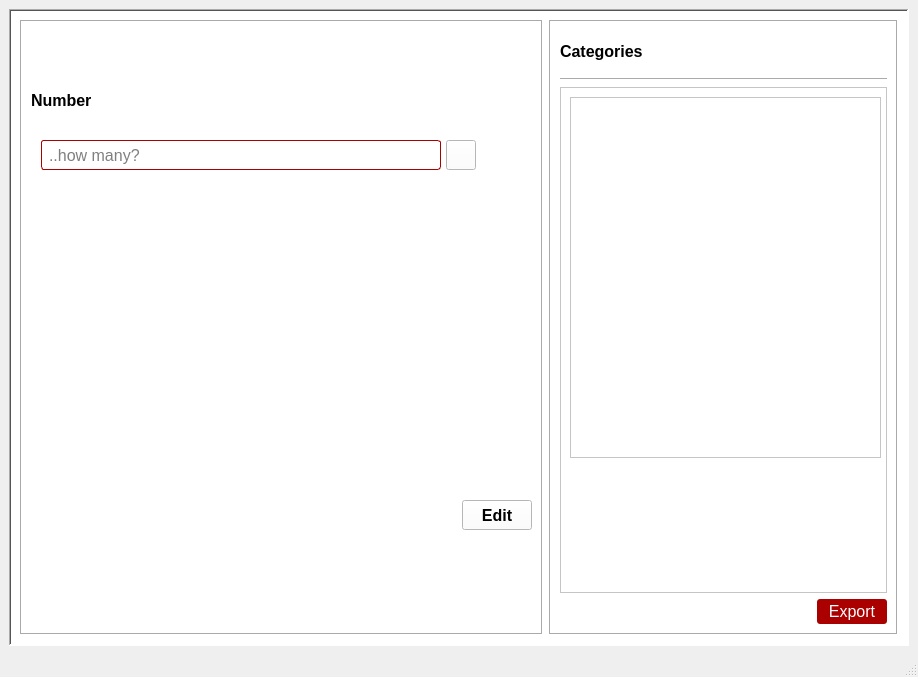
<?xml version="1.0" encoding="UTF-8"?>
<ui version="4.0">
 <class>MainWindow</class>
 <widget class="QMainWindow" name="MainWindow">
  <property name="geometry">
   <rect>
    <x>0</x>
    <y>0</y>
    <width>918</width>
    <height>677</height>
   </rect>
  </property>
  <property name="font">
   <font>
    <strikeout>false</strikeout>
   </font>
  </property>
  <property name="windowTitle">
   <string>MainWindow</string>
  </property>
  <property name="windowIcon">
   <iconset resource="../app_resources.qrc">
    <normaloff>:/images/GenBBS Logo.png</normaloff>:/images/GenBBS Logo.png</iconset>
  </property>
  <property name="autoFillBackground">
   <bool>true</bool>
  </property>
  <widget class="QWidget" name="centralwidget">
   <property name="sizePolicy">
    <sizepolicy hsizetype="Minimum" vsizetype="Minimum">
     <horstretch>0</horstretch>
     <verstretch>0</verstretch>
    </sizepolicy>
   </property>
   <layout class="QVBoxLayout" name="verticalLayout">
    <item>
     <widget class="QFrame" name="frame1Catg1">
      <property name="sizePolicy">
       <sizepolicy hsizetype="Minimum" vsizetype="Minimum">
        <horstretch>0</horstretch>
        <verstretch>0</verstretch>
       </sizepolicy>
      </property>
      <property name="minimumSize">
       <size>
        <width>900</width>
        <height>500</height>
       </size>
      </property>
      <property name="maximumSize">
       <size>
        <width>16777215</width>
        <height>900</height>
       </size>
      </property>
      <property name="autoFillBackground">
       <bool>false</bool>
      </property>
      <property name="styleSheet">
       <string notr="true">background-color: white;</string>
      </property>
      <property name="frameShape">
       <enum>QFrame::Shape::WinPanel</enum>
      </property>
      <property name="frameShadow">
       <enum>QFrame::Shadow::Sunken</enum>
      </property>
      <layout class="QHBoxLayout" name="horizontalLayout">
       <item>
        <widget class="QFrame" name="frameLeftElement">
         <property name="sizePolicy">
          <sizepolicy hsizetype="Preferred" vsizetype="Preferred">
           <horstretch>3</horstretch>
           <verstretch>0</verstretch>
          </sizepolicy>
         </property>
         <property name="autoFillBackground">
          <bool>false</bool>
         </property>
         <property name="styleSheet">
          <string notr="true">#editElement {
	background-color: rgb(170, 0, 0);
	border-radius: 3px;
	color: white;
}
#editElement:hover {
	background-color: rgb(181, 78, 78)
}

#createCatg {
	background-color: rgb(241, 241, 241);
	border: 1px solid green;
	font: 9pt &quot;Consolas&quot;;
	border-radius: 5px;
	color: white;
	padding-left: 5px;
	padding-right: 5px;
}
#createCatg:hover {
	border: 2px solid rgb(170, 0, 0);
}</string>
         </property>
         <property name="frameShape">
          <enum>QFrame::Shape::Box</enum>
         </property>
         <property name="frameShadow">
          <enum>QFrame::Shadow::Sunken</enum>
         </property>
         <layout class="QVBoxLayout" name="verticalLayout_3" stretch="0,0,0,0,0">
          <property name="spacing">
           <number>30</number>
          </property>
          <property name="sizeConstraint">
           <enum>QLayout::SizeConstraint::SetMinimumSize</enum>
          </property>
          <item>
           <widget class="QLabel" name="label1Element">
            <property name="sizePolicy">
             <sizepolicy hsizetype="Preferred" vsizetype="Fixed">
              <horstretch>0</horstretch>
              <verstretch>0</verstretch>
             </sizepolicy>
            </property>
            <property name="minimumSize">
             <size>
              <width>0</width>
              <height>30</height>
             </size>
            </property>
            <property name="maximumSize">
             <size>
              <width>16777215</width>
              <height>30</height>
             </size>
            </property>
            <property name="baseSize">
             <size>
              <width>0</width>
              <height>30</height>
             </size>
            </property>
            <property name="font">
             <font>
              <family>Segoe UI</family>
              <pointsize>12</pointsize>
              <bold>true</bold>
              <strikeout>false</strikeout>
             </font>
            </property>
            <property name="autoFillBackground">
             <bool>false</bool>
            </property>
            <property name="styleSheet">
             <string notr="true">
	
	background-image: url(:/images/Reinf_Backdrop.jpeg);
    background-repeat: no-repeat;
    background-position: center;
    background-attachment: fixed;
color: white;
</string>
            </property>
            <property name="text">
             <string>Placeholder for element name, i.e [BEAM 01]</string>
            </property>
           </widget>
          </item>
          <item>
           <widget class="QLabel" name="label2Element">
            <property name="font">
             <font>
              <family>Segoe UI</family>
              <pointsize>12</pointsize>
              <bold>true</bold>
             </font>
            </property>
            <property name="text">
             <string>Number</string>
            </property>
           </widget>
          </item>
          <item>
           <layout class="QHBoxLayout" name="layoutElement1" stretch="0,0,0">
            <property name="spacing">
             <number>5</number>
            </property>
            <property name="sizeConstraint">
             <enum>QLayout::SizeConstraint::SetDefaultConstraint</enum>
            </property>
            <property name="leftMargin">
             <number>10</number>
            </property>
            <property name="topMargin">
             <number>0</number>
            </property>
            <property name="rightMargin">
             <number>20</number>
            </property>
            <property name="bottomMargin">
             <number>300</number>
            </property>
            <item>
             <widget class="QLineEdit" name="inputNumElement">
              <property name="sizePolicy">
               <sizepolicy hsizetype="Minimum" vsizetype="Fixed">
                <horstretch>0</horstretch>
                <verstretch>0</verstretch>
               </sizepolicy>
              </property>
              <property name="minimumSize">
               <size>
                <width>400</width>
                <height>30</height>
               </size>
              </property>
              <property name="maximumSize">
               <size>
                <width>600</width>
                <height>16777215</height>
               </size>
              </property>
              <property name="palette">
               <palette>
                <active>
                 <colorrole role="Button">
                  <brush brushstyle="SolidPattern">
                   <color alpha="255">
                    <red>255</red>
                    <green>255</green>
                    <blue>255</blue>
                   </color>
                  </brush>
                 </colorrole>
                 <colorrole role="Base">
                  <brush brushstyle="SolidPattern">
                   <color alpha="255">
                    <red>255</red>
                    <green>255</green>
                    <blue>255</blue>
                   </color>
                  </brush>
                 </colorrole>
                 <colorrole role="Window">
                  <brush brushstyle="SolidPattern">
                   <color alpha="255">
                    <red>255</red>
                    <green>255</green>
                    <blue>255</blue>
                   </color>
                  </brush>
                 </colorrole>
                </active>
                <inactive>
                 <colorrole role="Button">
                  <brush brushstyle="SolidPattern">
                   <color alpha="255">
                    <red>255</red>
                    <green>255</green>
                    <blue>255</blue>
                   </color>
                  </brush>
                 </colorrole>
                 <colorrole role="Base">
                  <brush brushstyle="SolidPattern">
                   <color alpha="255">
                    <red>255</red>
                    <green>255</green>
                    <blue>255</blue>
                   </color>
                  </brush>
                 </colorrole>
                 <colorrole role="Window">
                  <brush brushstyle="SolidPattern">
                   <color alpha="255">
                    <red>255</red>
                    <green>255</green>
                    <blue>255</blue>
                   </color>
                  </brush>
                 </colorrole>
                </inactive>
                <disabled>
                 <colorrole role="Button">
                  <brush brushstyle="SolidPattern">
                   <color alpha="255">
                    <red>255</red>
                    <green>255</green>
                    <blue>255</blue>
                   </color>
                  </brush>
                 </colorrole>
                 <colorrole role="Base">
                  <brush brushstyle="SolidPattern">
                   <color alpha="255">
                    <red>255</red>
                    <green>255</green>
                    <blue>255</blue>
                   </color>
                  </brush>
                 </colorrole>
                 <colorrole role="Window">
                  <brush brushstyle="SolidPattern">
                   <color alpha="255">
                    <red>255</red>
                    <green>255</green>
                    <blue>255</blue>
                   </color>
                  </brush>
                 </colorrole>
                </disabled>
               </palette>
              </property>
              <property name="font">
               <font>
                <family>Segoe UI</family>
                <pointsize>12</pointsize>
                <italic>false</italic>
                <bold>false</bold>
               </font>
              </property>
              <property name="styleSheet">
               <string notr="true">border-radius: 3px;
border: 1px solid rgb(170, 0, 0);
padding-left: 5px;
</string>
              </property>
              <property name="text">
               <string/>
              </property>
              <property name="alignment">
               <set>Qt::AlignmentFlag::AlignJustify|Qt::AlignmentFlag::AlignVCenter</set>
              </property>
              <property name="placeholderText">
               <string>..how many?</string>
              </property>
              <property name="clearButtonEnabled">
               <bool>true</bool>
              </property>
             </widget>
            </item>
            <item>
             <widget class="QPushButton" name="btnDoneElement">
              <property name="sizePolicy">
               <sizepolicy hsizetype="Fixed" vsizetype="Fixed">
                <horstretch>0</horstretch>
                <verstretch>0</verstretch>
               </sizepolicy>
              </property>
              <property name="minimumSize">
               <size>
                <width>30</width>
                <height>30</height>
               </size>
              </property>
              <property name="maximumSize">
               <size>
                <width>30</width>
                <height>30</height>
               </size>
              </property>
              <property name="palette">
               <palette>
                <active>
                 <colorrole role="WindowText">
                  <brush brushstyle="SolidPattern">
                   <color alpha="255">
                    <red>255</red>
                    <green>255</green>
                    <blue>255</blue>
                   </color>
                  </brush>
                 </colorrole>
                 <colorrole role="Button">
                  <brush brushstyle="SolidPattern">
                   <color alpha="255">
                    <red>241</red>
                    <green>241</green>
                    <blue>241</blue>
                   </color>
                  </brush>
                 </colorrole>
                 <colorrole role="Text">
                  <brush brushstyle="SolidPattern">
                   <color alpha="255">
                    <red>255</red>
                    <green>255</green>
                    <blue>255</blue>
                   </color>
                  </brush>
                 </colorrole>
                 <colorrole role="ButtonText">
                  <brush brushstyle="SolidPattern">
                   <color alpha="255">
                    <red>255</red>
                    <green>255</green>
                    <blue>255</blue>
                   </color>
                  </brush>
                 </colorrole>
                 <colorrole role="Base">
                  <brush brushstyle="SolidPattern">
                   <color alpha="255">
                    <red>241</red>
                    <green>241</green>
                    <blue>241</blue>
                   </color>
                  </brush>
                 </colorrole>
                 <colorrole role="Window">
                  <brush brushstyle="SolidPattern">
                   <color alpha="255">
                    <red>241</red>
                    <green>241</green>
                    <blue>241</blue>
                   </color>
                  </brush>
                 </colorrole>
                 <colorrole role="Highlight">
                  <brush brushstyle="SolidPattern">
                   <color alpha="255">
                    <red>39</red>
                    <green>191</green>
                    <blue>115</blue>
                   </color>
                  </brush>
                 </colorrole>
                 <colorrole role="PlaceholderText">
                  <brush brushstyle="SolidPattern">
                   <color alpha="128">
                    <red>255</red>
                    <green>255</green>
                    <blue>255</blue>
                   </color>
                  </brush>
                 </colorrole>
                </active>
                <inactive>
                 <colorrole role="WindowText">
                  <brush brushstyle="SolidPattern">
                   <color alpha="255">
                    <red>255</red>
                    <green>255</green>
                    <blue>255</blue>
                   </color>
                  </brush>
                 </colorrole>
                 <colorrole role="Button">
                  <brush brushstyle="SolidPattern">
                   <color alpha="255">
                    <red>241</red>
                    <green>241</green>
                    <blue>241</blue>
                   </color>
                  </brush>
                 </colorrole>
                 <colorrole role="Text">
                  <brush brushstyle="SolidPattern">
                   <color alpha="255">
                    <red>255</red>
                    <green>255</green>
                    <blue>255</blue>
                   </color>
                  </brush>
                 </colorrole>
                 <colorrole role="ButtonText">
                  <brush brushstyle="SolidPattern">
                   <color alpha="255">
                    <red>255</red>
                    <green>255</green>
                    <blue>255</blue>
                   </color>
                  </brush>
                 </colorrole>
                 <colorrole role="Base">
                  <brush brushstyle="SolidPattern">
                   <color alpha="255">
                    <red>241</red>
                    <green>241</green>
                    <blue>241</blue>
                   </color>
                  </brush>
                 </colorrole>
                 <colorrole role="Window">
                  <brush brushstyle="SolidPattern">
                   <color alpha="255">
                    <red>241</red>
                    <green>241</green>
                    <blue>241</blue>
                   </color>
                  </brush>
                 </colorrole>
                 <colorrole role="Highlight">
                  <brush brushstyle="SolidPattern">
                   <color alpha="255">
                    <red>39</red>
                    <green>191</green>
                    <blue>115</blue>
                   </color>
                  </brush>
                 </colorrole>
                 <colorrole role="PlaceholderText">
                  <brush brushstyle="SolidPattern">
                   <color alpha="128">
                    <red>255</red>
                    <green>255</green>
                    <blue>255</blue>
                   </color>
                  </brush>
                 </colorrole>
                </inactive>
                <disabled>
                 <colorrole role="WindowText">
                  <brush brushstyle="SolidPattern">
                   <color alpha="255">
                    <red>255</red>
                    <green>255</green>
                    <blue>255</blue>
                   </color>
                  </brush>
                 </colorrole>
                 <colorrole role="Button">
                  <brush brushstyle="SolidPattern">
                   <color alpha="255">
                    <red>241</red>
                    <green>241</green>
                    <blue>241</blue>
                   </color>
                  </brush>
                 </colorrole>
                 <colorrole role="Text">
                  <brush brushstyle="SolidPattern">
                   <color alpha="255">
                    <red>255</red>
                    <green>255</green>
                    <blue>255</blue>
                   </color>
                  </brush>
                 </colorrole>
                 <colorrole role="ButtonText">
                  <brush brushstyle="SolidPattern">
                   <color alpha="255">
                    <red>255</red>
                    <green>255</green>
                    <blue>255</blue>
                   </color>
                  </brush>
                 </colorrole>
                 <colorrole role="Base">
                  <brush brushstyle="SolidPattern">
                   <color alpha="255">
                    <red>241</red>
                    <green>241</green>
                    <blue>241</blue>
                   </color>
                  </brush>
                 </colorrole>
                 <colorrole role="Window">
                  <brush brushstyle="SolidPattern">
                   <color alpha="255">
                    <red>241</red>
                    <green>241</green>
                    <blue>241</blue>
                   </color>
                  </brush>
                 </colorrole>
                 <colorrole role="Highlight">
                  <brush brushstyle="SolidPattern">
                   <color alpha="255">
                    <red>39</red>
                    <green>191</green>
                    <blue>115</blue>
                   </color>
                  </brush>
                 </colorrole>
                 <colorrole role="PlaceholderText">
                  <brush brushstyle="SolidPattern">
                   <color alpha="128">
                    <red>255</red>
                    <green>255</green>
                    <blue>255</blue>
                   </color>
                  </brush>
                 </colorrole>
                </disabled>
               </palette>
              </property>
              <property name="autoFillBackground">
               <bool>false</bool>
              </property>
              <property name="styleSheet">
               <string notr="true"/>
              </property>
              <property name="text">
               <string/>
              </property>
              <property name="icon">
               <iconset resource="../app_resources.qrc">
                <normaloff>:/images/done.jpeg</normaloff>:/images/done.jpeg</iconset>
              </property>
              <property name="iconSize">
               <size>
                <width>25</width>
                <height>25</height>
               </size>
              </property>
              <property name="checkable">
               <bool>true</bool>
              </property>
             </widget>
            </item>
            <item>
             <spacer name="hSpacer3_1">
              <property name="orientation">
               <enum>Qt::Orientation::Horizontal</enum>
              </property>
              <property name="sizeHint" stdset="0">
               <size>
                <width>40</width>
                <height>20</height>
               </size>
              </property>
             </spacer>
            </item>
           </layout>
          </item>
          <item>
           <widget class="QPushButton" name="btnEditElement">
            <property name="enabled">
             <bool>true</bool>
            </property>
            <property name="sizePolicy">
             <sizepolicy hsizetype="Fixed" vsizetype="Fixed">
              <horstretch>0</horstretch>
              <verstretch>0</verstretch>
             </sizepolicy>
            </property>
            <property name="minimumSize">
             <size>
              <width>50</width>
              <height>30</height>
             </size>
            </property>
            <property name="maximumSize">
             <size>
              <width>70</width>
              <height>30</height>
             </size>
            </property>
            <property name="font">
             <font>
              <family>Segoe UI</family>
              <pointsize>12</pointsize>
              <bold>true</bold>
             </font>
            </property>
            <property name="layoutDirection">
             <enum>Qt::LayoutDirection::RightToLeft</enum>
            </property>
            <property name="autoFillBackground">
             <bool>false</bool>
            </property>
            <property name="styleSheet">
             <string notr="true"/>
            </property>
            <property name="text">
             <string>Edit</string>
            </property>
           </widget>
          </item>
          <item>
           <spacer name="vSpacer3_1">
            <property name="orientation">
             <enum>Qt::Orientation::Vertical</enum>
            </property>
            <property name="sizeHint" stdset="0">
             <size>
              <width>20</width>
              <height>40</height>
             </size>
            </property>
           </spacer>
          </item>
         </layout>
        </widget>
       </item>
       <item>
        <widget class="QFrame" name="label2Catg1_2">
         <property name="sizePolicy">
          <sizepolicy hsizetype="Preferred" vsizetype="Preferred">
           <horstretch>2</horstretch>
           <verstretch>0</verstretch>
          </sizepolicy>
         </property>
         <property name="layoutDirection">
          <enum>Qt::LayoutDirection::RightToLeft</enum>
         </property>
         <property name="autoFillBackground">
          <bool>false</bool>
         </property>
         <property name="styleSheet">
          <string notr="true">QPushButton {
	background-color: rgb(170, 0, 0);
	border-radius: 3px;
	color: white;
}
QPushButton:hover {
	background-color: rgb(181, 78, 78)
}

</string>
         </property>
         <property name="frameShape">
          <enum>QFrame::Shape::Box</enum>
         </property>
         <property name="frameShadow">
          <enum>QFrame::Shadow::Sunken</enum>
         </property>
         <layout class="QVBoxLayout" name="verticalLayout_2" stretch="2,0,25,0">
          <item>
           <widget class="QLabel" name="label2Catg1">
            <property name="font">
             <font>
              <family>Segoe UI</family>
              <pointsize>12</pointsize>
              <bold>true</bold>
              <strikeout>false</strikeout>
             </font>
            </property>
            <property name="text">
             <string>Categories</string>
            </property>
           </widget>
          </item>
          <item>
           <widget class="Line" name="lineCatg1">
            <property name="orientation">
             <enum>Qt::Orientation::Horizontal</enum>
            </property>
           </widget>
          </item>
          <item>
           <widget class="QFrame" name="frame2Catg1">
            <property name="autoFillBackground">
             <bool>false</bool>
            </property>
            <property name="frameShape">
             <enum>QFrame::Shape::StyledPanel</enum>
            </property>
            <property name="frameShadow">
             <enum>QFrame::Shadow::Raised</enum>
            </property>
            <widget class="QTreeView" name="treeViewCatg">
             <property name="geometry">
              <rect>
               <x>10</x>
               <y>10</y>
               <width>311</width>
               <height>361</height>
              </rect>
             </property>
            </widget>
           </widget>
          </item>
          <item>
           <widget class="QPushButton" name="btnExportCatg1">
            <property name="sizePolicy">
             <sizepolicy hsizetype="Fixed" vsizetype="Fixed">
              <horstretch>0</horstretch>
              <verstretch>0</verstretch>
             </sizepolicy>
            </property>
            <property name="minimumSize">
             <size>
              <width>60</width>
              <height>25</height>
             </size>
            </property>
            <property name="maximumSize">
             <size>
              <width>70</width>
              <height>30</height>
             </size>
            </property>
            <property name="font">
             <font>
              <family>Segoe UI</family>
              <pointsize>12</pointsize>
              <bold>false</bold>
             </font>
            </property>
            <property name="layoutDirection">
             <enum>Qt::LayoutDirection::RightToLeft</enum>
            </property>
            <property name="styleSheet">
             <string notr="true"/>
            </property>
            <property name="text">
             <string>Export</string>
            </property>
            <property name="checkable">
             <bool>true</bool>
            </property>
           </widget>
          </item>
         </layout>
        </widget>
       </item>
      </layout>
     </widget>
    </item>
   </layout>
  </widget>
  <widget class="QMenuBar" name="menubar">
   <property name="geometry">
    <rect>
     <x>0</x>
     <y>0</y>
     <width>918</width>
     <height>22</height>
    </rect>
   </property>
  </widget>
  <widget class="QStatusBar" name="statusbar"/>
 </widget>
 <resources>
  <include location="../app_resources.qrc"/>
 </resources>
 <connections/>
</ui>
